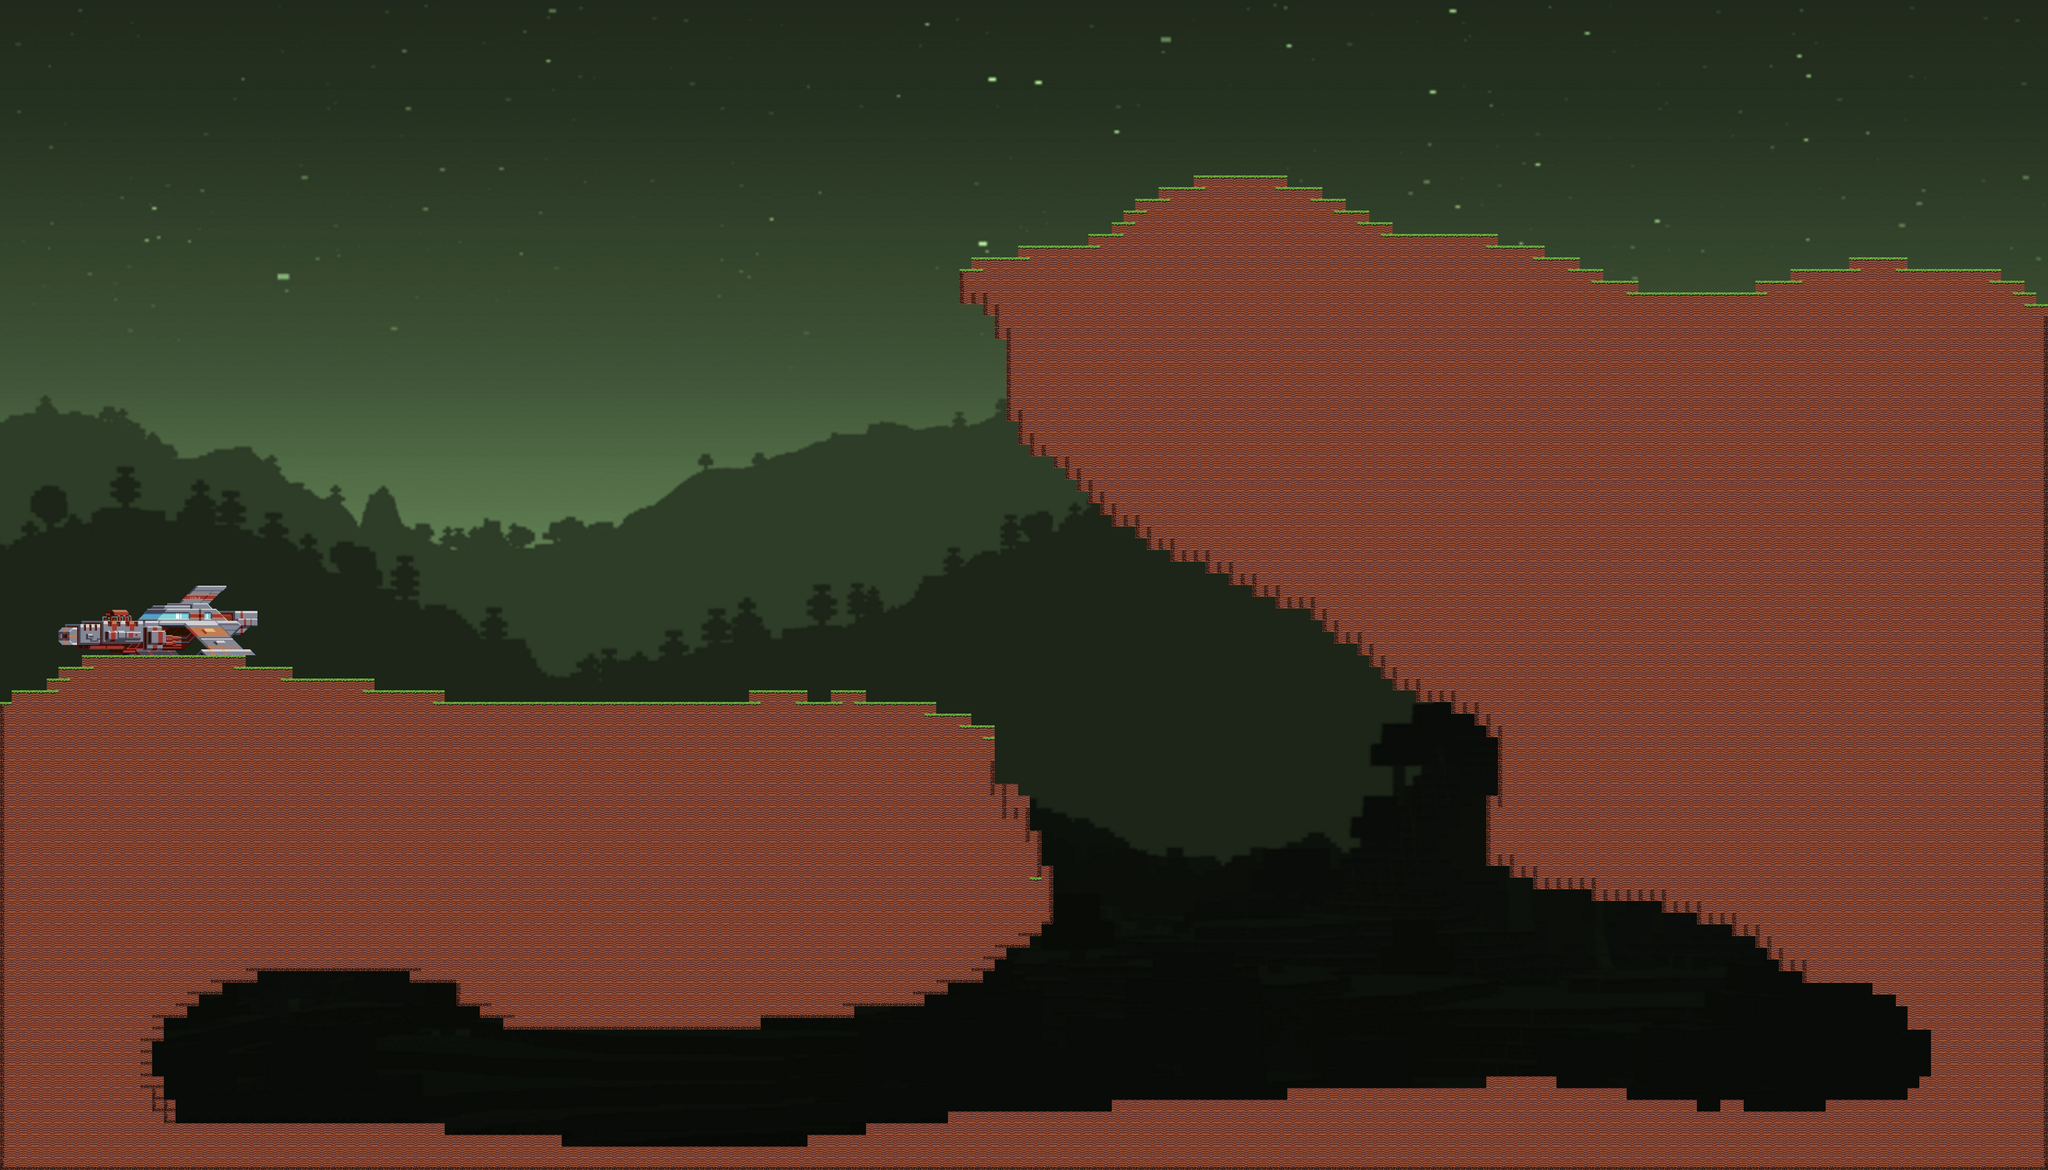

Below is a game level as drawn by its tile map, then a one-line description and the .tmx that defines it (tile-layer data replaced by summaries):
An orthogonal 175x100 tile map with 32x32 px tiles, 3 tile layers (wall, graphics, ship), 2 tilesets, 1 image layer and 141 objects.

<map version="1.2" tiledversion="1.2.4" orientation="orthogonal" renderorder="right-down" width="175" height="100" tilewidth="32" tileheight="32" infinite="0" nextlayerid="8" nextobjectid="154">
 <tileset firstgid="1" source="tileSet_planet1.tsx" />
 <tileset firstgid="10" source="../../assets/Planet1/sprite_ship.tsx" />
 <imagelayer id="2" name="background">
  <image source="../../assets/Planet1/background/background_planet1.png" width="5748" height="3236" />
 </imagelayer>
 <layer id="6" name="wall" width="175" height="100">
  <data>[17500 cells, 102 non-empty, 102 distinct tile ids]</data>
 </layer>
 <layer id="1" name="graphics" width="175" height="100">
  <data>[17500 cells, 7532 non-empty, 8 distinct tile ids]</data>
 </layer>
 <layer id="3" name="ship" width="175" height="100">
  <data>[17500 cells, 0 non-empty, 0 distinct tile ids]</data>
 </layer>
 <objectgroup id="4" name="ground">
  <object id="1" x="0" y="1920" width="32" height="32" />
  <object id="2" x="32" y="1888" width="128" height="32" />
  <object id="3" x="128" y="1856" width="64" height="32" />
  <object id="4" x="160" y="1824" width="96" height="32" />
  <object id="5" x="224" y="1792" width="448" height="32" />
  <object id="6" x="672" y="1824" width="128" height="32" />
  <object id="7" x="800" y="1856" width="224" height="32" />
  <object id="8" x="1024" y="1888" width="192" height="32" />
  <object id="9" x="1216" y="1920" width="832" height="32" />
  <object id="11" x="2048" y="1888" width="160" height="32" />
  <object id="12" x="2272" y="1888" width="96" height="32" />
  <object id="13" x="2208" y="1920" width="64" height="32" />
  <object id="14" x="2368" y="1920" width="192" height="32" />
  <object id="15" x="2528" y="1952" width="128" height="32" />
  <object id="16" x="2656" y="1984" width="64" height="32" />
  <object id="17" x="2688" y="2016" width="32" height="128" />
  <object id="18" x="2720" y="2144" width="64" height="32" />
  <object id="19" x="2784" y="2176" width="32" height="32" />
  <object id="20" x="2784" y="2208" width="32" height="64" />
  <object id="21" x="2816" y="2272" width="32" height="96" />
  <object id="22" x="2848" y="2368" width="32" height="160" />
  <object id="23" x="2816" y="2528" width="32" height="32" />
  <object id="24" x="2784" y="2560" width="32" height="32" />
  <object id="25" x="2720" y="2592" width="32" height="32" />
  <object id="26" x="2696" y="2634" width="32" height="32" />
  <object id="27" x="2592" y="2656" width="96" height="32" />
  <object id="28" x="2528" y="2688" width="64" height="32" />
  <object id="29" x="2336" y="2720" width="192" height="32" />
  <object id="30" x="2080" y="2752" width="256" height="32" />
  <object id="31" x="1376" y="2784" width="704" height="32" />
  <object id="32" x="1312" y="2752" width="64" height="32" />
  <object id="33" x="1248" y="2720" width="64" height="32" />
  <object id="34" x="1248" y="2688" width="32" height="32" />
  <object id="35" x="1120" y="2656" width="128" height="32" />
  <object id="36" x="704" y="2624" width="416" height="32" />
  <object id="38" x="608" y="2656" width="96" height="32" />
  <object id="40" x="544" y="2688" width="64" height="32" />
  <object id="41" x="512" y="2720" width="32" height="32" />
  <object id="42" x="480" y="2752" width="32" height="32" />
  <object id="43" x="448" y="2752" width="32" height="32" />
  <object id="44" x="416" y="2784" width="32" height="64" />
  <object id="45" x="384" y="2848" width="32" height="128" />
  <object id="46" x="416" y="2944" width="32" height="96" />
  <object id="47" x="448" y="3008" width="32" height="64" />
  <object id="48" x="480" y="3072" width="736" height="32" />
  <object id="49" x="1216" y="3104" width="320" height="32" />
  <object id="50" x="1536" y="3136" width="672" height="32" />
  <object id="51" x="2208" y="3104" width="160" height="32" />
  <object id="52" x="2368" y="3072" width="224" height="32" />
  <object id="53" x="2592" y="3040" width="448" height="32" />
  <object id="54" x="3040" y="3008" width="480" height="32" />
  <object id="55" x="3520" y="2976" width="544" height="32" />
  <object id="56" x="4064" y="2944" width="192" height="32" />
  <object id="57" x="4256" y="2976" width="192" height="32" />
  <object id="58" x="4448" y="3008" width="192" height="32" />
  <object id="59" x="4640" y="3040" width="64" height="32" />
  <object id="60" x="4704" y="3008" width="64" height="32" />
  <object id="61" x="4768" y="3040" width="224" height="32" />
  <object id="62" x="4992" y="3008" width="224" height="32" />
  <object id="63" x="5216" y="2976" width="32" height="32" />
  <object id="64" x="5248" y="2944" width="32" height="32" />
  <object id="65" x="5280" y="2816" width="32" height="128" />
  <object id="66" x="5216" y="2784" width="64" height="32" />
  <object id="67" x="5216" y="2752" width="32" height="32" />
  <object id="68" x="5184" y="2720" width="32" height="32" />
  <object id="69" x="5120" y="2688" width="64" height="32" />
  <object id="70" x="4928" y="2656" width="192" height="32" />
  <object id="71" x="4864" y="2624" width="64" height="32" />
  <object id="72" x="4832" y="2592" width="32" height="32" />
  <object id="73" x="4800" y="2560" width="32" height="32" />
  <object id="75" x="4736" y="2528" width="64" height="32" />
  <object id="76" x="4640" y="2496" width="96" height="32" />
  <object id="77" x="4544" y="2464" width="96" height="32" />
  <object id="79" x="4352" y="2432" width="192" height="32" />
  <object id="80" x="4192" y="2400" width="160" height="32" />
  <object id="81" x="4128" y="2368" width="64" height="32" />
  <object id="82" x="4064" y="2336" width="64" height="32" />
  <object id="83" x="4064" y="2176" width="32" height="160" />
  <object id="84" x="4096" y="2016" width="32" height="160" />
  <object id="85" x="4032" y="1952" width="32" height="32" />
  <object id="86" x="4064" y="1984" width="32" height="32" />
  <object id="87" x="2752" y="928" width="32" height="224" />
  <object id="88" x="2784" y="1152" width="32" height="64" />
  <object id="89" x="2816" y="1216" width="64" height="32" />
  <object id="90" x="2880" y="1248" width="32" height="32" />
  <object id="91" x="2912" y="1280" width="32" height="32" />
  <object id="94" x="2944" y="1312" width="32" height="32" />
  <object id="95" x="2976" y="1344" width="32" height="32" />
  <object id="96" x="3008" y="1376" width="32" height="32" />
  <object id="98" x="3040" y="1408" width="64" height="32" />
  <object id="99" x="3104" y="1440" width="32" height="32" />
  <object id="100" x="3136" y="1472" width="64" height="32" />
  <object id="101" x="3200" y="1504" width="96" height="32" />
  <object id="102" x="3296" y="1536" width="96" height="32" />
  <object id="103" x="3360" y="1568" width="96" height="32" />
  <object id="105" x="3424" y="1600" width="64" height="32" />
  <object id="106" x="3488" y="1632" width="96" height="32" />
  <object id="107" x="3584" y="1664" width="32" height="32" />
  <object id="108" x="3616" y="1696" width="32" height="32" />
  <object id="109" x="3648" y="1728" width="64" height="32" />
  <object id="110" x="3712" y="1760" width="32" height="32" />
  <object id="111" x="3744" y="1792" width="32" height="32" />
  <object id="112" x="3776" y="1824" width="32" height="32" />
  <object id="113" x="3808" y="1856" width="64" height="32" />
  <object id="114" x="3872" y="1888" width="96" height="32" />
  <object id="115" x="3968" y="1920" width="64" height="32" />
  <object id="116" x="2720" y="896" width="64" height="32" />
  <object id="117" x="2720" y="832" width="32" height="64" />
  <object id="118" x="2688" y="832" width="32" height="32" />
  </objectgroup>
 <objectgroup id="7" name="enemy">
  <!-- 5 objects omitted --></objectgroup>
 <objectgroup id="5" name="ship">
  <!-- 1 objects omitted --></objectgroup>
</map>
<!-- 32 of 141 objects omitted -->